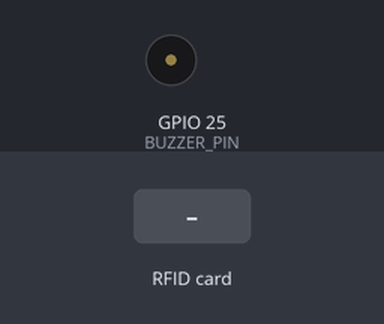
The sketch below on a simulated ESP32. On the bench: buzzer (waves = sounding, pin HIGH). The test bench sets the inputs (shaded band). WiFi joins after 1.5 s; servers stay silent unless stated; what the sketch prints to the serial monitor is not drawn.

Above: at 3.8 s.
3.9 s: RFID card 5E 7A 19 C4 held to the reader
At 6.04 s:
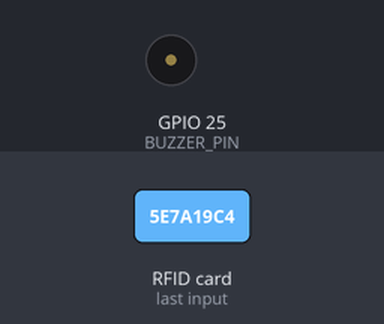
Timing chart, 0 to 7.8 s (numbered marks = the images above; inputs shaded):
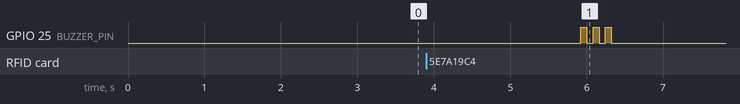

Measured:
- after the input at 3.9 s, GPIO 25 (BUZZER_PIN): alternates HIGH for 0.08 s and LOW for 0.08 s, 6 changes in all, then stays LOW, starting after 2.0 s

The sketch:

RFID_ESP.ino
```cpp
#include <WiFi.h>
#include <SPI.h>
#include <MFRC522.h>

// ================= WiFi =================
const char* ssid     = "MO";
const char* password = "10000000@#";

IPAddress local_IP(192, 168, 0, 101);   // Gate 1  101         Gate 2  102
IPAddress gateway(192, 168, 0, 1);
IPAddress subnet(255, 255, 255, 0);
IPAddress dns(8, 8, 8, 8);

IPAddress serverIP(192, 168, 0, 100);   // PC IP
const uint16_t serverPort = 5005;

// ================= Pins =================
#define SS_PIN      4
#define RST_PIN     5
#define BUZZER_PIN  25

MFRC522 rfid(SS_PIN, RST_PIN);
WiFiClient client;

const uint32_t GATE_ID = 1;   // ← Change to 2 on second board

unsigned long lastHeartbeat = 0;
const unsigned long HEARTBEAT_INTERVAL = 5000;  // 5 seconds

// ================= Buzzer =================
void beepSuccess() {
  digitalWrite(BUZZER_PIN, HIGH); delay(400); digitalWrite(BUZZER_PIN, LOW);
}
void beepFail() {
  for (int i = 0; i < 2; i++) {
    digitalWrite(BUZZER_PIN, HIGH); delay(120); digitalWrite(BUZZER_PIN, LOW); delay(100);
  }
}
void beepError() {
  for (int i = 0; i < 3; i++) {
    digitalWrite(BUZZER_PIN, HIGH); delay(80); digitalWrite(BUZZER_PIN, LOW); delay(80);
  }
}

// ================= Keep connection alive =================
bool ensureConnected() {
  if (client.connected()) return true;

  Serial.print("Connecting to server...");
  if (client.connect(serverIP, serverPort)) {
    Serial.println(" OK");
    return true;
  } else {
    Serial.println(" FAILED");
    return false;
  }
}

// ================= Send 9-byte packet =================
uint8_t sendPacket(uint32_t rfidValue) {
  if (!ensureConnected()) {
    return 0;
  }

  uint8_t packet[9];

  // Gate ID
  packet[0] = (GATE_ID >> 24) & 0xFF;
  packet[1] = (GATE_ID >> 16) & 0xFF;
  packet[2] = (GATE_ID >>  8) & 0xFF;
  packet[3] = (GATE_ID      ) & 0xFF;

  // RFID
  packet[4] = (rfidValue >> 24) & 0xFF;
  packet[5] = (rfidValue >> 16) & 0xFF;
  packet[6] = (rfidValue >>  8) & 0xFF;
  packet[7] = (rfidValue      ) & 0xFF;

  uint32_t var1 = GATE_ID;
  uint32_t var2 = rfidValue;
  // Checksum
  // uint8_t cs = 0;
  // for (int i = 0; i < 8; i++) cs += packet[i];
  // packet[8] = cs;
  packet[8] = (var1 ^ var2) & 0xFF;
  client.write(packet, 9);
  client.flush();

  // Only wait for reply when it's a real card
  if (rfidValue != 0) {
    unsigned long start = millis();
    uint8_t buf[9];
    int idx = 0;

    while (millis() - start < 2000) {
      while (client.available() && idx < 9) {
        buf[idx++] = client.read();
      }
      if (idx == 9) break;
      delay(5);
    }

    if (idx == 9) {
      uint8_t calc = 0;
      for (int i = 0; i < 8; i++) calc += buf[i];
      if (calc == buf[8]) {
        uint32_t status = (buf[0] << 24) | (buf[1] << 16) | (buf[2] << 8) | buf[3];
        return status;  // 1 = OK, 2 = Not Found
      }
    }
    return 0; // no valid reply
  }

  return 1; // heartbeat sent
}

void setup() {
  Serial.begin(115200);
  delay(800);

  pinMode(BUZZER_PIN, OUTPUT);
  digitalWrite(BUZZER_PIN, LOW);

  SPI.begin();
  rfid.PCD_Init();

  WiFi.config(local_IP, gateway, subnet, dns);
  WiFi.begin(ssid, password);

  Serial.print("Connecting WiFi");
  while (WiFi.status() != WL_CONNECTED) {
    delay(400);
    Serial.print(".");
  }
  Serial.println("\nWiFi OK: " + WiFi.localIP().toString());

  // First connection + heartbeat
  if (ensureConnected()) {
    sendPacket(0);               // RFID = 0 → "I'm live"
    lastHeartbeat = millis();
    Serial.println("First heartbeat sent");
  }

  Serial.println("Ready");
}

void loop() {
  // Reconnect WiFi if needed
  if (WiFi.status() != WL_CONNECTED) {
    Serial.println("WiFi lost, reconnecting...");
    WiFi.reconnect();
    delay(2000);
    return;
  }

  // Keep TCP connection alive + send heartbeat
  if (millis() - lastHeartbeat >= HEARTBEAT_INTERVAL) {
    if (sendPacket(0)) {
      Serial.println("Heartbeat OK");
    } else {
      Serial.println("Heartbeat failed - will retry");
      client.stop();          // force reconnect next time
    }
    lastHeartbeat = millis();
  }

  // Read RFID card
  if (!rfid.PICC_IsNewCardPresent() || !rfid.PICC_ReadCardSerial()) {
    return;
  }

  uint32_t rfidValue = 0;
  for (byte i = 0; i < 4; i++) {
    rfidValue = (rfidValue << 8) | rfid.uid.uidByte[i];
  }

  Serial.printf("Card: %08X\n", rfidValue);

  uint8_t result = sendPacket(rfidValue);

  if (result == 1) {
    Serial.println("→ SUCCESS");
    beepSuccess();
  } else if (result == 2) {
    Serial.println("→ NOT FOUND");
    beepFail();
  } else {
    Serial.println("→ ERROR");
    beepError();
  }

  rfid.PICC_HaltA();
  rfid.PCD_StopCrypto1();
  delay(1200);
}
```
